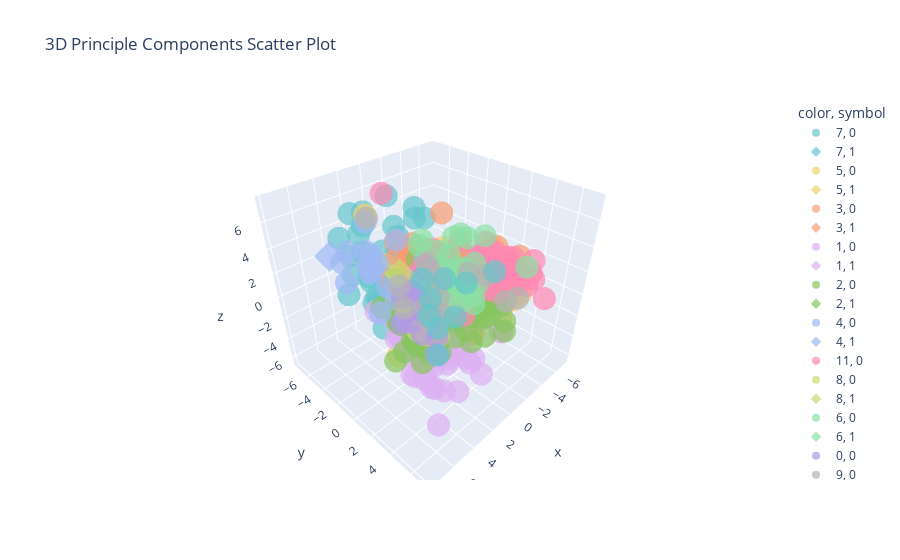

Notebook code for this chart:
### Code cell
import plotly.express as px

fig = px.scatter_3d(
    x= pca_train_scores[:700,0],
    y= pca_train_scores[:700,1],
    z= pca_train_scores[:700,2],
    color = pca_train_preds[:700].astype(str),
    symbol= mailout_train.loc[train_rows,'RESPONSE'][:700],
    color_discrete_sequence = px.colors.qualitative.Pastel,
    title='3D Principle Components Scatter Plot',
    opacity=0.7
    )

fig.show()
